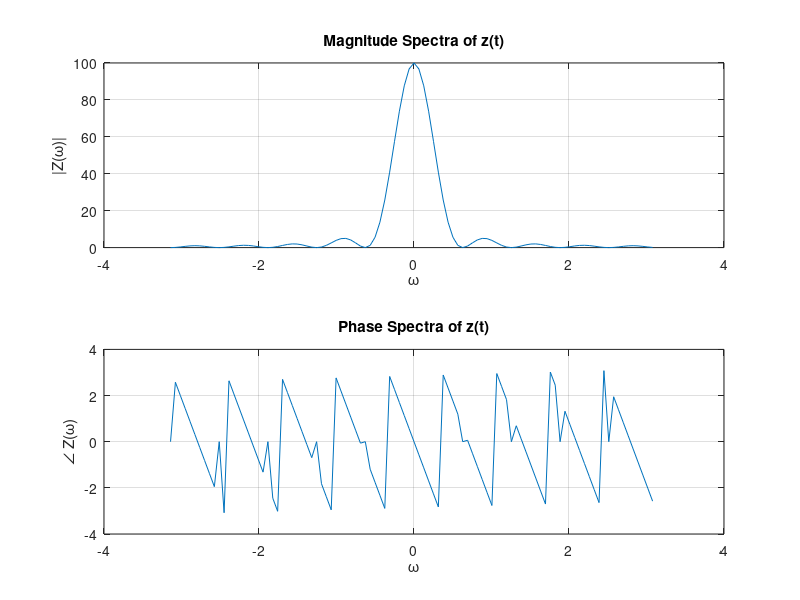
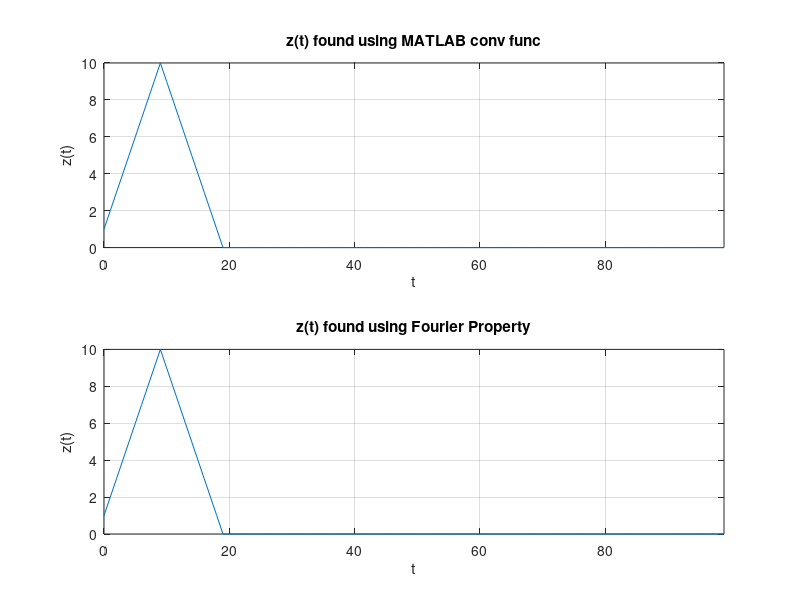

Reproduce these figures in MATLAB, in order.
%% Initialization
clear
clc
close all

%create rect pulse 
N = 100; PulseWidth = 10;   %*See (1) in OneNote>Notes.
t = [0:1:(N-1)];    %creates 100 element array with values ranging from 0 to 99 inclusive, which repersent time.
x = [ones(1,PulseWidth), zeros(1,N-PulseWidth)];    %define a rect pulse which is shifted to have the rising edge on t=0

%define the complex function Xf's domain.
f = [-(N/2):1:(N/2)-1]*(1/N);       
w = 2*pi*f; %convert to rad/s

%% A.1: compute z(t) = x(t) ∗ x(t) using Matlab
%See Lab report figure__ for the analytical caculation required for this question.

%Note that matlab also has a convolution function, and we will need to
%compare it w/ covolution on MATLAB using Fourier Properites in A.4

% Will plot in the comparison figure for A.4
    % figure('Name', 'Covolution w/ MATLAB time-domain op');
    % plot(t,z); grid on; axis([-1,30,-0.1,1.1]);  %plot z w/ same axis ranges as x for easy comparison.

%% A.2: compute Z(w) = X(w)X(w) 
Xf = fft(x); %% Perform fourier transform on x
Zf = Xf .* Xf; % Use fourier property to obtain covolution equivalent.   

%% A.3 Plot magnitude and phase spectra of z(t)

figure('Name', 'Magnitude and Phase Spectra for z(t)');

%plot amplitude (magnitude) spectra
subplot(211); plot(w,fftshift( abs(Zf))); grid on;  
xlabel('\omega'); ylabel('|Z(\omega)|');
title('Magnitude Spectra of z(t)');

%plot phase spectra
subplot(212); plot(w,fftshift(angle(Zf))); grid on; 
xlabel('\omega'); ylabel('\angle Z(\omega)');
title('Phase Spectra of z(t)');

%% A.4 Comparing time vs. phasor domain MATLAB operations to find z(t) 
figure('Name', 'z(t) found using time vs. fourier domain ops');

z = conv(x,x); 
z = z(1:100); %remove the *irrelavant parts vector z.(2)

% Subplot graph of z(t) found using time domain operation
subplot(211); plot(t,z); grid on; axis([-10,110,-0.1,1.1]);
axis tight;
xlabel('t'); ylabel('z(t)');
title('z(t) found using MATLAB conv func');

%Perform the inverse fourier transform to Z(w)
zhat = ifft(Zf);

% Subplot graph of z(t) found using Fourier property (from A.2)
subplot(212); plot(t,zhat); grid on; axis([-10,110,-0.1,1.1]);
axis tight;
xlabel('t'); ylabel('z(t)');
title('z(t) found using Fourier Property');